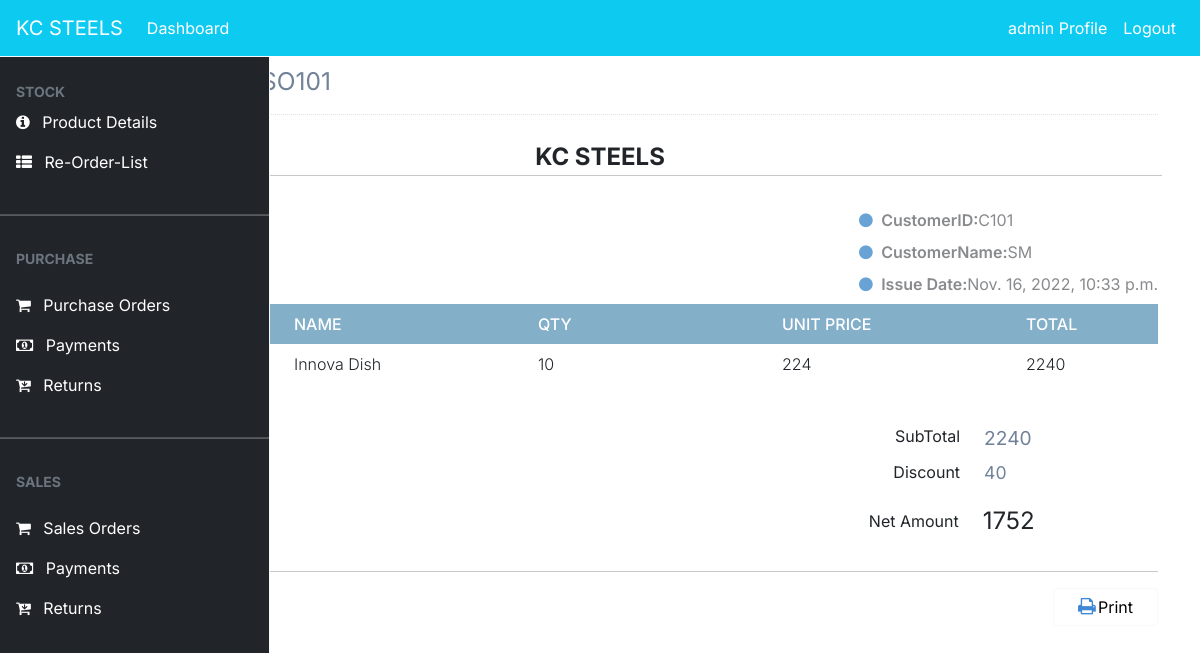
Page /sales/view/26 (signed in) on the committed database.
### dashboard/models.py (models this page shows, shortened)
class SalesOrder(models.Model):
    date = models.DateTimeField(auto_now_add=True)
    so_no = models.IntegerField(null=True)
    so_number = models.CharField(max_length=100, null=True, unique=True)
    customer_name = models.ForeignKey(Customer, on_delete=models.CASCADE,null=True)
    gross_amount = models.PositiveIntegerField(null=True)
    discount = models.PositiveIntegerField(null=True)
    net_amount = models.PositiveIntegerField(null=True)
    net_pending = models.PositiveIntegerField(null=True,default=0)
    status = models.BooleanField(default=False,null=True)

class Customer(models.Model):
    customer_no = models.IntegerField(null=True)
    customer_id = models.CharField(max_length=100, null=True, blank=True, unique=True)
    customer_name = models.CharField(max_length=100,null=True)
    customer_address = models.CharField(max_length=200,null=True)
    customer_mobile = models.CharField(max_length=15,null=True)
    def __str__(self):
            return self.customer_name

class SoldItems(models.Model):
    so_number = models.ForeignKey(SalesOrder, on_delete=models.CASCADE,null=True)
    customer_id = models.ForeignKey(Customer, on_delete=models.CASCADE,null=True)
    item_id = models.CharField(max_length = 20,null=True)
    item_name = models.ForeignKey(Item, on_delete=models.CASCADE,null=True)
    quantity = models.PositiveIntegerField(null=True, default=0)
    unit_price = models.PositiveIntegerField(null=True, default=0)
    total_amt = models.PositiveIntegerField(null=True)
    @property
    def item_id(self):
        return self.item_name.item_id

class Item(models.Model):
        item_no = models.IntegerField(null=True)
        item_id = models.CharField(max_length=10,null=True)
        name = models.CharField(max_length=100, null=True, blank=False,unique=True)
        unit_price = models.PositiveBigIntegerField(null=True,blank=True)
        qty_available = models.PositiveIntegerField(null=True, default=0)
        qty_sold = models.PositiveIntegerField(null=True, default=0)
        qty_purchased = models.PositiveIntegerField(null=True, default=0)
        status = models.BooleanField(default=False)
        def __str__(self):
            return  self.name

### dashboard/views.py (the view)
# urls.py: path('sales/view/<int:pk>',views.sales_view,name='sales_view'),
@login_required
def sales_view(request, pk):
    sales_orders = SalesOrder.objects.get(id=pk)
    sales_orders1 = SalesOrder.objects.all()
    current_so_number = sales_orders1.values('id').filter(id=pk)[0]['id']
    sales_order_views = SoldItems.objects.filter(so_number_id=current_so_number)
    current_sales_orderid = SalesOrder.objects.get(id=pk).id
    current_so = SalesOrder.objects.get(id=current_so_number).so_number
    current_customer = SalesOrder.objects.get(id=current_so_number).customer_name
    current_customer_name = Customer.objects.get(customer_name=current_customer).customer_name
    current_customer_id = Customer.objects.get(customer_name=current_customer).customer_id
    so_date = SalesOrder.objects.get(id=current_so_number).date
    discount = SalesOrder.objects.get(id=current_so_number).discount
    net_amt = SalesOrder.objects.get(id=current_so_number).net_amount
    total_amt = 0
    _id = SalesOrder.objects.get(id=pk).id
    for each in SoldItems.objects.filter(so_number__id=_id):
        total_amt += each.total_amt
    context = {
        'sales_orders' : sales_orders,
        'sales_order_views' : sales_order_views,
        'total_amt' : total_amt,
        'discount' : discount,
        'net_amt' : net_amt,
        'current_sales_orderid' : current_sales_orderid,
        'current_so' : current_so,
        'current_customer' : current_customer,
        'so_date' : so_date,
        'current_customer_name' : current_customer_name,
        'current_customer_id' : current_customer_id
    }
    return render(request, 'sales/sales_view.html',context)

### templates/sales/sales_view.html (shortened to what this page needs)
{% extends 'partial/base.html' %}
{% load crispy_forms_tags %}
{% block content %}
{% include 'partial/topnav_staff.html'%}
<div class="page-content container">
    <div class="page-header text-blue-d2">
        <h1 class="page-title text-secondary-d1">
            <small class="page-info">
                {{current_so}}
            </small>
        </h1>
    </div>
    <div class="container px-0">
        <div class="row mt-4">
            <div class="col-12 col-lg-12">
                <div class="row">
                    <div class="col-12">
                        <div class="text-center text-150">
                            <span class="text-default-d3" style="font-weight:bold;">KC STEELS</span>
                        </div>
                    </div>
                </div>
                <hr class="row brc-default-l1 mx-n1 mb-4" />
                <div class="row">
                    <div class="col-sm-6">
                    </div>
                    <div class="text-95 col-sm-6 align-self-start d-sm-flex justify-content-end">
                        <div class="text-grey-m2">
							<div class="my-2"><i class="fa fa-circle text-blue-m2 text-xs mr-1"></i> <span class="text-600 text-90">CustomerID:</span>{{current_customer_id}}</div>
                            <div class="my-2"><i class="fa fa-circle text-blue-m2 text-xs mr-1"></i> <span class="text-600 text-90">CustomerName:</span>{{current_customer_name}}</div>
                            <div class="my-2"><i class="fa fa-circle text-blue-m2 text-xs mr-1"></i> <span class="text-600 text-90">Issue Date:</span>{{so_date}}</div>
                        </div>
                    </div>
                </div>
            <div class="table-responsive">
                <table class="table table-striped table-borderless border-0 border-b-2 brc-default-l1">
                    <thead class="bg-none bgc-default-tp1">
                        <tr class="text-white">
                            <th class="opacity-2">ItemID</th>
                            <th>Name</th>
                            <th>Qty</th>
                            <th>Unit Price</th>
                            <th width="140">Total</th>
                        </tr>
                    </thead>
                    <tbody class="text-95 text-secondary-d3">
						{% for sales_order_view in sales_order_views %}
                        <tr>
                            <td>{{ sales_order_view.item_id }}</td>
                            <td>{{ sales_order_view.item_name }}</td>
                            <td>{{ sales_order_view.quantity }}</td>
                            <td class="text-95">{{ sales_order_view.unit_price }}</td>
                            <td class="text-secondary-d2">{{ sales_order_view.total_amt }}</td>
                        </tr>
						{% endfor %}
                    </tbody>
                </table>
            </div>
                    <div class="row mt-3">
                        <div class="col-12 col-sm-7 text-grey-d2 text-95 mt-2 mt-lg-0">
                        </div>
                        <div class="col-12 col-sm-5 text-grey text-90 order-first order-sm-last">
                            <div class="row my-2">
                                <div class="col-7 text-right">
                                    SubTotal
                                </div>
                                <div class="col-5">
                                    <span class="text-120 text-secondary-d1">{{total_amt}}</span>
                                </div>
                            </div>
                            <div class="row my-2">
                                <div class="col-7 text-right">
                                    Discount
                                </div>
                                <div class="col-5">
                                    <span class="text-110 text-secondary-d1">{{discount}}</span>
                                </div>
                            </div>
                            <div class="row my-2 align-items-center bgc-primary-l3 p-2">
                                <div class="col-7 text-right">
                                    Net Amount
                                </div>
                                <div class="col-5">
                                    <span class="text-150 text-success-d3 opacity-2">{{net_amt}}</span>
                                </div>
                            </div>
                        </div>
                    </div>
                    <hr />
                    <div>
                        <span class="text-secondary-d1 text-105">Thank you for your business</span>
                        <a href="{% url 'sales_report_pdf'  current_sales_orderid %}" class="btn bg-white btn-light btn-bold px-4 float-right mt-3 mt-lg-0"><i class="mr-1 fa fa-print text-primary-m1 text-120 w-2"></i>Print</a>
                    </div>
                </div>
            </div>
        </div>
    </div>
{% endblock %}

### templates/partial/nav.html (shortened to what this page needs)
<div class="mx-6">
	<nav class="navbar navbar-expand-lg navbar-info bg-info">
        {% if user.is_authenticated %}
            <a class="navbar-brand text-white"  href="#">KC STEELS</a>
            <div class="collapse navbar-collapse" id="navbarSupportedContent">
            <ul class="navbar-nav mr-auto">
                <li class="nav-item active">
                <a class="nav-link text-white" href="{% url 'dashboard-index' %}">Dashboard <span class="sr-only">(current)</span></a>
				</li>
            </ul>
			<ul class="navbar-nav ml-auto">
                <li class="nav-item active">
                <a class="nav-link text-white" data-toggle="modal" data-target="#viewP-{{ user.id}}"> {{ user.username }} Profile <span class="sr-only">(current)</span></a>
                </li>
                <li class="nav-item">
                <a class="nav-link text-white" href="{% url 'user-logout' %}">Logout</a>
                </li>
            </ul>
        {% endif %}
      </nav>
</div>

### static/style.css (style rules this page uses)
body { background-color: aliceblue; }

### static/tstyle.css (style rules this page uses)
table { width:100%; table-layout: fixed; }
th { padding: 20px 15px; text-align: left; font-weight: 500; text-transform: uppercase; }
td { padding: 15px; text-align: left; vertical-align:middle; font-weight: 300; border-bottom: solid 1px rgba(255,255,255,0.1); }

### static/sidebar/navstyle.css (style rules this page uses)
body, button { font-family: "Inter", sans-serif; }
:root { --offcanvas-width: 270px; --topNavbarHeight: 56px; }
@media (min-width: 992px) { body { overflow: auto !important; } }

### templates/sales/sales_view.html (style rules this page uses)
body { margin-top:20px; color: #484b51; }
.text-secondary-d1 { color: #728299!important; }
.page-header { margin: 0 0 1rem; padding-bottom: 1rem; padding-top: .5rem; border-bottom: 1px dotted #e2e2e2; display: -ms-flexbox; display: flex; -ms-flex-pack: justify; justify-content: space-between; -ms-flex-align: center; align-items: center; }
.page-title { padding: 0; margin: 0; font-size: 1.75rem; font-weight: 300; }
.brc-default-l1 { border-color: #dce9f0!important; }
.ml-n1, .mx-n1 { margin-left: -.25rem!important; }
.mr-n1, .mx-n1 { margin-right: -.25rem!important; }
.mb-4, .my-4 { margin-bottom: 1.5rem!important; }
hr { margin-top: 1rem; margin-bottom: 1rem; border: 0; border-top: 1px solid rgba(0,0,0,.1); }
.text-grey-m2 { color: #888a8d!important; }
.font-bolder, .text-600 { font-weight: 600!important; }
.text-110 { font-size: 110%!important; }
.bgc-default-tp1 { background-color: rgba(121,169,197,.92)!important; }
.btn-light { color: #757984; background-color: #f5f6f9; border-color: #dddfe4; }
.w-2 { width: 1rem; }
.text-120 { font-size: 120%!important; }
.text-primary-m1 { color: #4087d4!important; }
.text-blue-m2 { color: #68a3d5!important; }
.text-150 { font-size: 150%!important; }

### rows in the picture
SalesOrder: so_number "SO101", date "Nov. 16, 2022, 10:33 p.m."
Customer: customer "C101", customer_name "SM"
SoldItems: item_name "Innova Dish", quantity "10", unit_price "224", total_amt "2240"

### other values in the picture
{{ user.username }} "admin"
{{ total_amt }} "2240"
{{ discount }} "40"
{{ net_amt }} "1752"
